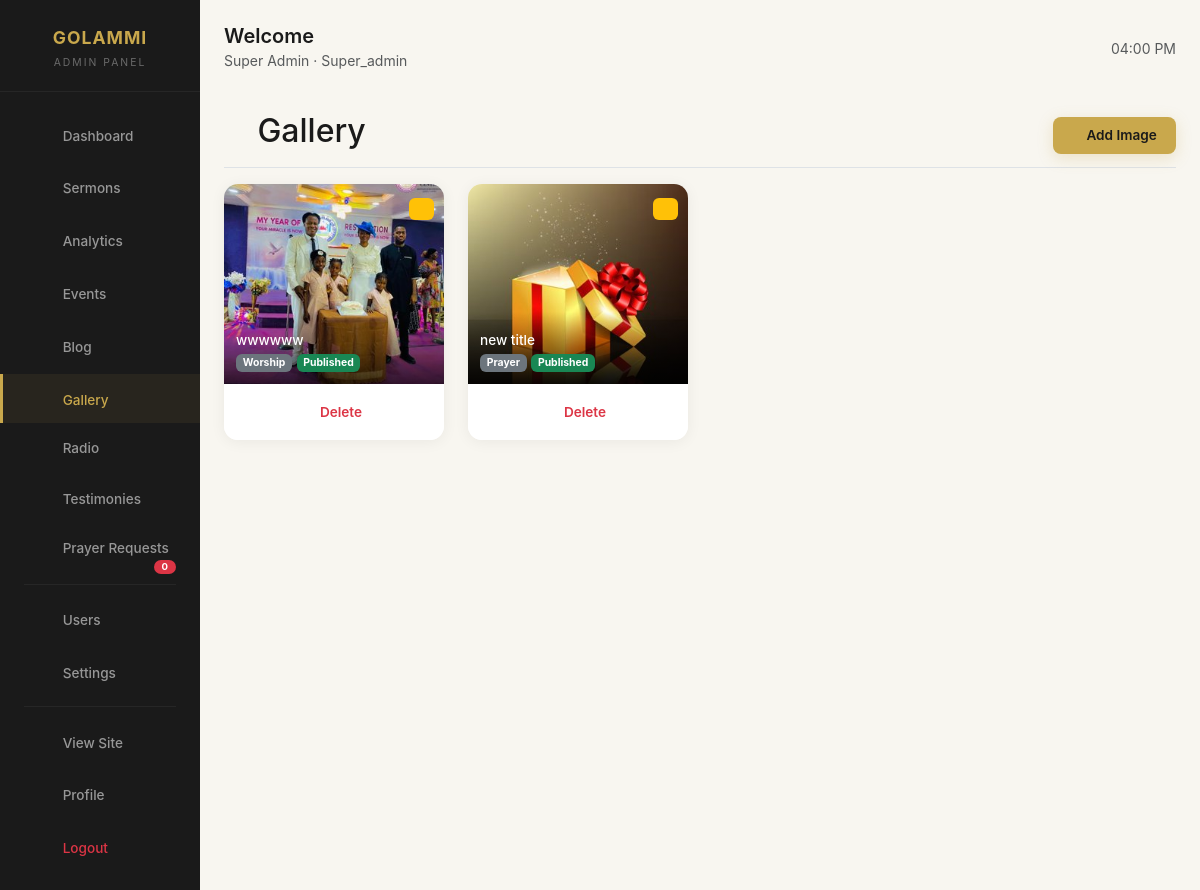
/admin/gallery (signed in), run on the app's committed database.
### models/user.py (models this page shows, shortened)
class User(UserMixin, db.Model):
    __tablename__ = "users"
    id = db.Column(db.Integer, primary_key=True)
    username = db.Column(db.String(80), unique=True, nullable=False)
    email = db.Column(db.String(120), unique=True, nullable=False)
    password_hash = db.Column(db.String(255), nullable=False)
    full_name = db.Column(db.String(120), nullable=False)
    role = db.Column(
        db.String(50), nullable=False, default="admin"
    )  # super_admin, admin, moderator, editor
    is_active = db.Column(db.Boolean, default=True)
    created_at = db.Column(db.DateTime, default=datetime.utcnow)
    updated_at = db.Column(
        db.DateTime, default=datetime.utcnow, onupdate=datetime.utcnow
    )
    last_login = db.Column(db.DateTime)
    created_sermons = db.relationship(
        "Sermon", backref="creator", lazy=True, foreign_keys="Sermon.created_by"
    )
    updated_sermons = db.relationship(
        "Sermon", backref="updater", lazy=True, foreign_keys="Sermon.updated_by"
    )
    created_events = db.relationship(
        "Event", backref="creator", lazy=True, foreign_keys="Event.created_by"
    )
    updated_events = db.relationship(
        "Event", backref="updater", lazy=True, foreign_keys="Event.updated_by"
    )
    created_blog_posts = db.relationship(
        "BlogPost", backref="creator", lazy=True, foreign_keys="BlogPost.created_by"
    )
    updated_blog_posts = db.relationship(
        "BlogPost", backref="updater", lazy=True, foreign_keys="BlogPost.updated_by"
    )
    def is_admin(self):
        return self.role in ["super_admin", "admin"]

### models/gallery.py (models this page shows, shortened)
class GalleryImage(db.Model):
    __tablename__ = "gallery_images"
    id = db.Column(db.Integer, primary_key=True)
    title = db.Column(db.String(200), nullable=False)
    description = db.Column(db.String(300))
    image_path = db.Column(db.String(255), nullable=False)
    thumbnail_path = db.Column(db.String(255))
    category = db.Column(
        db.String(50), nullable=False
    )  # worship, events, youth, outreach, prayer
    is_featured = db.Column(db.Boolean, default=False)
    is_published = db.Column(db.Boolean, default=True)
    created_at = db.Column(db.DateTime, default=datetime.utcnow)
    updated_at = db.Column(
        db.DateTime, default=datetime.utcnow, onupdate=datetime.utcnow
    )
    created_by = db.Column(db.Integer, db.ForeignKey("users.id"))

### routes/admin.py (the view)
@admin_bp.route("/gallery")
@login_required
@admin_required
def gallery():
    page = request.args.get("page", 1, type=int)
    images = GalleryImage.query.order_by(GalleryImage.created_at.desc()).paginate(
        page=page, per_page=20
    )
    return render_template("admin/gallery.html", images=images)

### routes/admin.py (called while the page is built)
def admin_required(f):
    from functools import wraps
    @wraps(f)
    def decorated_function(*args, **kwargs):
        if not current_user.is_authenticated or not current_user.is_admin():
            flash("You need admin access for this page.", "danger")
            return redirect(url_for("auth.login"))
        return f(*args, **kwargs)
    return decorated_function

### templates/admin/gallery.html (shortened to what this page needs)
{% extends "admin/base.html" %}
{% block content %}
<div class="d-flex justify-content-between flex-wrap flex-md-nowrap align-items-center pt-3 pb-2 mb-3 border-bottom">
    <h1 class="h2"><i class="bi bi-images" style="color: var(--gold);"></i> Gallery</h1>
    <div>
        <a href="{{ url_for('admin.add_gallery') }}" class="btn btn-gold">
            <i class="bi bi-plus-circle"></i> Add Image
        </a>
    </div>
</div>
<div class="row g-4">
    {% for image in images.items %}
    <div class="col-lg-3 col-md-4 col-6">
        <div class="admin-card" style="padding: 0; overflow: hidden; border-bottom: none;">
            <div style="position: relative;">
                <img src="{{ url_for('static', filename='uploads/' + image.thumbnail_path) }}" alt="{{ image.title }}" style="width: 100%; height: 200px; object-fit: cover;">
                <div style="position: absolute; top: 10px; right: 10px;">
                    {% if image.is_featured %}
                    <span class="badge bg-warning text-dark"><i class="bi bi-star-fill"></i></span>
                    {% endif %}
                </div>
                <div style="position: absolute; bottom: 0; left: 0; right: 0; background: linear-gradient(to top, rgba(0,0,0,0.7), transparent); padding: 20px 12px 12px;">
                    <h6 style="color: #fff; margin: 0; font-size: 0.85rem;">{{ image.title|truncate(25) }}</h6>
                    <span class="badge bg-secondary" style="font-size: 0.65rem;">{{ image.category|title }}</span>
                    <span class="badge {% if image.is_published %}bg-success{% else %}bg-danger{% endif %}" style="font-size: 0.65rem;">
                        {% if image.is_published %}Published{% else %}Draft{% endif %}
                    </span>
                </div>
            </div>
            <div style="padding: 10px 12px; background: var(--white);">
                <div class="btn-group btn-group-sm w-100">
                    <form action="{{ url_for('admin.delete_gallery', image_id=image.id) }}" method="POST" style="display: inline; width: 100%;" onsubmit="return confirm('Are you sure you want to delete this image?');">
                        <button type="submit" class="btn btn-outline-danger w-100">
                            <i class="bi bi-trash"></i> Delete
                        </button>
                    </form>
                </div>
            </div>
        </div>
    </div>
    {% endfor %}
</div>
{% endblock %}

### templates/admin/base.html (shortened to what this page needs)
<!DOCTYPE html>
<html lang="en">
<head>
    <link href="{{ url_for('static', filename='assets/vendor/bootstrap/css/bootstrap.min.css') }}" rel="stylesheet">
    <link href="{{ url_for('static', filename='assets/vendor/bootstrap-icons/bootstrap-icons.css') }}" rel="stylesheet">
</head>
<body>
    <div class="container-fluid">
        <div class="row">
            <nav class="col-md-3 col-lg-2 d-md-block sidebar">
                <div class="brand">
                    <h4>GOLAMMI</h4>
                    <small>Admin Panel</small>
                </div>
                <ul class="nav flex-column">
                    <li class="nav-item">
                        <a class="nav-link {% if request.endpoint == 'admin.dashboard' %}active{% endif %}" href="{{ url_for('admin.dashboard') }}">
                            <i class="bi bi-grid"></i> Dashboard
                        </a>
                    </li>
                    <li class="nav-item">
                        <a class="nav-link {% if request.endpoint in ['admin.sermons', 'admin.add_sermon', 'admin.edit_sermon'] %}active{% endif %}" href="{{ url_for('admin.sermons') }}">
                            <i class="bi bi-mic"></i> Sermons
                        </a>
                    </li>
                    <li class="nav-item">
                        <a class="nav-link {% if request.endpoint == 'admin.analytics' %}active{% endif %}" href="{{ url_for('admin.analytics', _external=False) }}">
                            <i class="bi bi-graph-up-arrow"></i> Analytics
                        </a>
                    </li>
                    <li class="nav-item">
                        <a class="nav-link {% if request.endpoint in ['admin.events', 'admin.add_event', 'admin.edit_event'] %}active{% endif %}" href="{{ url_for('admin.events') }}">
                            <i class="bi bi-calendar-event"></i> Events
                        </a>
                    </li>
                    <li class="nav-item">
                        <a class="nav-link {% if request.endpoint in ['admin.blog', 'admin.add_blog', 'admin.edit_blog'] %}active{% endif %}" href="{{ url_for('admin.blog') }}">
                            <i class="bi bi-newspaper"></i> Blog
                        </a>
                    </li>
                    <li class="nav-item">
                        <a class="nav-link {% if request.endpoint in ['admin.gallery', 'admin.add_gallery'] %}active{% endif %}" href="{{ url_for('admin.gallery') }}">
                            <i class="bi bi-images"></i> Gallery
                        </a>
                    </li>
                    <li class="nav-item">
                        <a class="nav-link {% if request.endpoint in ['admin.radio', 'admin.add_radio', 'admin.edit_radio'] %}active{% endif %}" href="{{ url_for('admin.radio') }}">
                             Radio
                        </a>
                    </li>
                    <li class="nav-item">
                        <a class="nav-link {% if request.endpoint in ['admin.testimonies', 'admin.add_testimony', 'admin.edit_testimony'] %}active{% endif %}" href="{{ url_for('admin.testimonies') }}">
                            <i class="bi bi-chat-quote"></i> Testimonies
                        </a>
                    </li>
                    <li class="nav-item">
                        <a class="nav-link {% if request.endpoint in ['admin.prayer_requests', 'admin.add_prayer_request', 'admin.edit_prayer_request'] %}active{% endif %}" href="{{ url_for('admin.prayer_requests') }}">
                             Prayer Requests
                            <span class="badge bg-danger">{{ prayer_pending_count or 0 }}</span>
                        </a>
                    </li>
                    <li class="nav-divider"></li>
                    <li class="nav-item">
                        <a class="nav-link {% if request.endpoint == 'admin.users' %}active{% endif %}" href="{{ url_for('admin.users') }}">
                            <i class="bi bi-people"></i> Users
                        </a>
                    </li>
                    <li class="nav-item">
                        <a class="nav-link {% if request.endpoint == 'admin.settings' %}active{% endif %}" href="{{ url_for('admin.settings') }}">
                            <i class="bi bi-gear"></i> Settings
                        </a>
                    </li>
                    <li class="nav-divider"></li>
                    <li class="nav-item">
                        <a class="nav-link" href="{{ url_for('frontend.index') }}" target="_blank">
                            <i class="bi bi-globe"></i> View Site
                        </a>
                    </li>
                    <li class="nav-item">
                        <a class="nav-link" href="{{ url_for('auth.profile') }}">
                            <i class="bi bi-person-circle"></i> Profile
                        </a>
                    </li>
                    <li class="nav-item">
                        <a class="nav-link text-danger" href="{{ url_for('auth.logout') }}">
                            <i class="bi bi-box-arrow-right"></i> Logout
                        </a>
                    </li>
                </ul>
            </nav>
            <main class="col-md-9 ms-sm-auto col-lg-10 px-md-4 main-content">
                <div class="d-flex justify-content-between align-items-center mb-4">
                    <div>
                        <h5 class="mb-0" style="font-weight: 600; color: var(--black);">
                            {% block page_title %}Welcome{% endblock %}
                        </h5>
                        <small class="text-muted">{{ current_user.full_name }} · {{ current_user.role|title }}</small>
                    </div>
                    <div class="d-flex align-items-center gap-2">
                        <span class="text-muted small"><i class="bi bi-clock"></i> <span id="currentTime"></span></span>
                    </div>
                </div>
                {% block content %}{% endblock %}
            </main>
        </div>
    </div>
</body>
</html>

### templates/admin/base.html (style rules this page uses)
:root { --gold: #c9a84c; --gold-dark: #a8892e; --gold-light: #e8d5a3; --black: #1a1a1a; --dark-gray: #2d2d2d; --light-gray: #f8f6f0; --white: #ffffff; --shadow: 0 2px 15px rgba(0,0,0,0.06); --shadow-hover: 0 10px 35px rgba(0,0,0,0.1); --radius: 14px; --transition: all 0.3s cubic-bezier(0.4, 0, 0.2, 1); }
* { box-sizing: border-box; }
body { font-family: 'Poppins', -apple-system, BlinkMacSystemFont, 'Segoe UI', Roboto, sans-serif; background: var(--light-gray); color: var(--black); -webkit-font-smoothing: antialiased; -moz-osx-font-smoothing: grayscale; }
.sidebar { min-height: 100vh; background: var(--black); color: #fff; padding: 0; position: sticky; top: 0; overflow-y: auto; transition: var(--transition); z-index: 1000; }
.sidebar .brand { padding: 1.5rem 1.5rem 1.2rem; border-bottom: 1px solid rgba(255,255,255,0.05); text-align: center; }
.sidebar .brand h4 { color: var(--gold); font-weight: 700; font-size: 1.1rem; margin: 0; letter-spacing: 1px; }
.sidebar .brand small { color: rgba(255,255,255,0.35); font-size: 0.65rem; letter-spacing: 2px; text-transform: uppercase; }
.sidebar .nav { padding: 1rem 0; }
.sidebar .nav-item { margin: 2px 0; }
.sidebar .nav-link { color: rgba(255,255,255,0.55); padding: 0.7rem 1.5rem; border-radius: 0; transition: var(--transition); font-size: 0.85rem; font-weight: 500; border-left: 3px solid transparent; position: relative; }
.sidebar .nav-link.active { color: var(--gold); background: rgba(201,168,76,0.08); border-left-color: var(--gold); }
.sidebar .nav-link i { width: 22px; margin-right: 10px; font-size: 1.1rem; display: inline-block; text-align: center; }
.sidebar .nav-link .badge { float: right; margin-top: 2px; font-size: 0.6rem; padding: 2px 8px; border-radius: 20px; }
.sidebar .nav-divider { height: 1px; background: rgba(255,255,255,0.05); margin: 0.5rem 1.5rem; }
.main-content { padding: 1.5rem 2rem; min-height: 100vh; }
.admin-card { background: var(--white); border-radius: var(--radius); padding: 1.5rem; box-shadow: var(--shadow); border-bottom: 3px solid var(--gold); transition: var(--transition); }
.btn { border-radius: 8px; font-weight: 600; padding: 0.5rem 1.2rem; transition: var(--transition); font-size: 0.85rem; border: none; cursor: pointer; position: relative; overflow: hidden; }
.btn-gold { background: var(--gold); color: var(--black); box-shadow: 0 4px 15px rgba(201,168,76,0.25); }
.btn-group .btn { border-radius: 0; }
.btn-group .btn:first-child { border-radius: 8px 0 0 8px; }
.btn-group .btn:last-child { border-radius: 0 8px 8px 0; }
.btn-group .btn:only-child { border-radius: 8px; }

### data on the page
User: full_name "Super Admin", role "Super_admin"
GalleryImage: thumbnail_path (picture), is_featured True (drawn), title "wwwwww", category "Worship", is_published "Published"
GalleryImage: thumbnail_path (picture), is_featured True (drawn), title "new title", category "Prayer", is_published "Published"

### other printed values
{{ prayer_pending_count or 0 }} "0"
